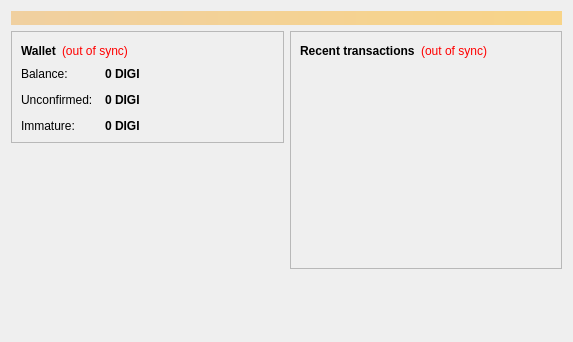
<?xml version="1.0" encoding="UTF-8"?>
<ui version="4.0">
 <class>OverviewPage</class>
 <widget class="QWidget" name="OverviewPage">
  <property name="geometry">
   <rect>
    <x>0</x>
    <y>0</y>
    <width>573</width>
    <height>342</height>
   </rect>
  </property>
  <property name="windowTitle">
   <string>Form</string>
  </property>
  <layout class="QVBoxLayout" name="topLayout">
   <item>
    <widget class="QLabel" name="labelAlerts">
     <property name="visible">
      <bool>false</bool>
     </property>
     <property name="styleSheet">
      <string notr="true">background-color: qlineargradient(x1: 0, y1: 0, x2: 1, y2: 0, stop:0 #F0D0A0, stop:1 #F8D488); color:#000000;</string>
     </property>
     <property name="wordWrap">
      <bool>true</bool>
     </property>
     <property name="margin">
      <number>3</number>
     </property>
    </widget>
   </item>
   <item>
    <layout class="QHBoxLayout" name="horizontalLayout" stretch="1,1">
     <item>
      <layout class="QVBoxLayout" name="verticalLayout_2">
       <item>
        <widget class="QFrame" name="frame">
         <property name="frameShape">
          <enum>QFrame::StyledPanel</enum>
         </property>
         <property name="frameShadow">
          <enum>QFrame::Raised</enum>
         </property>
         <layout class="QVBoxLayout" name="verticalLayout_4">
          <item>
           <layout class="QHBoxLayout" name="horizontalLayout_4">
            <item>
             <widget class="QLabel" name="label_5">
              <property name="font">
               <font>
                <weight>75</weight>
                <bold>true</bold>
               </font>
              </property>
              <property name="text">
               <string>Wallet</string>
              </property>
             </widget>
            </item>
            <item>
             <widget class="QLabel" name="labelWalletStatus">
              <property name="toolTip">
               <string>The displayed information may be out of date. Your wallet automatically synchronizes with the Digicoin network after a connection is established, but this process has not completed yet.</string>
              </property>
              <property name="styleSheet">
               <string notr="true">QLabel { color: red; }</string>
              </property>
              <property name="text">
               <string notr="true">(out of sync)</string>
              </property>
              <property name="alignment">
               <set>Qt::AlignLeading|Qt::AlignLeft|Qt::AlignVCenter</set>
              </property>
             </widget>
            </item>
            <item>
             <spacer name="horizontalSpacer_2">
              <property name="orientation">
               <enum>Qt::Horizontal</enum>
              </property>
              <property name="sizeHint" stdset="0">
               <size>
                <width>40</width>
                <height>20</height>
               </size>
              </property>
             </spacer>
            </item>
           </layout>
          </item>
          <item>
           <layout class="QFormLayout" name="formLayout_2">
            <property name="fieldGrowthPolicy">
             <enum>QFormLayout::AllNonFixedFieldsGrow</enum>
            </property>
            <property name="horizontalSpacing">
             <number>12</number>
            </property>
            <property name="verticalSpacing">
             <number>12</number>
            </property>
            <item row="0" column="0">
             <widget class="QLabel" name="label">
              <property name="text">
               <string>Balance:</string>
              </property>
             </widget>
            </item>
            <item row="0" column="1">
             <widget class="QLabel" name="labelBalance">
              <property name="font">
               <font>
                <weight>75</weight>
                <bold>true</bold>
               </font>
              </property>
              <property name="cursor">
               <cursorShape>IBeamCursor</cursorShape>
              </property>
              <property name="toolTip">
               <string>Your current balance</string>
              </property>
              <property name="text">
               <string notr="true">0 DIGI</string>
              </property>
              <property name="textInteractionFlags">
               <set>Qt::LinksAccessibleByMouse|Qt::TextSelectableByKeyboard|Qt::TextSelectableByMouse</set>
              </property>
             </widget>
            </item>
            <item row="1" column="0">
             <widget class="QLabel" name="label_3">
              <property name="text">
               <string>Unconfirmed:</string>
              </property>
             </widget>
            </item>
            <item row="1" column="1">
             <widget class="QLabel" name="labelUnconfirmed">
              <property name="font">
               <font>
                <weight>75</weight>
                <bold>true</bold>
               </font>
              </property>
              <property name="cursor">
               <cursorShape>IBeamCursor</cursorShape>
              </property>
              <property name="toolTip">
               <string>Total of transactions that have yet to be confirmed, and do not yet count toward the current balance</string>
              </property>
              <property name="text">
               <string notr="true">0 DIGI</string>
              </property>
              <property name="textInteractionFlags">
               <set>Qt::LinksAccessibleByMouse|Qt::TextSelectableByKeyboard|Qt::TextSelectableByMouse</set>
              </property>
             </widget>
            </item>
            <item row="2" column="0">
             <widget class="QLabel" name="labelImmatureText">
              <property name="text">
               <string>Immature:</string>
              </property>
             </widget>
            </item>
            <item row="2" column="1">
             <widget class="QLabel" name="labelImmature">
              <property name="font">
               <font>
                <weight>75</weight>
                <bold>true</bold>
               </font>
              </property>
              <property name="toolTip">
               <string>Mined balance that has not yet matured</string>
              </property>
              <property name="text">
               <string notr="true">0 DIGI</string>
              </property>
              <property name="textInteractionFlags">
               <set>Qt::LinksAccessibleByMouse|Qt::TextSelectableByKeyboard|Qt::TextSelectableByMouse</set>
              </property>
             </widget>
            </item>
           </layout>
          </item>
         </layout>
        </widget>
       </item>
       <item>
        <spacer name="verticalSpacer">
         <property name="orientation">
          <enum>Qt::Vertical</enum>
         </property>
         <property name="sizeHint" stdset="0">
          <size>
           <width>20</width>
           <height>40</height>
          </size>
         </property>
        </spacer>
       </item>
      </layout>
     </item>
     <item>
      <layout class="QVBoxLayout" name="verticalLayout_3">
       <item>
        <widget class="QFrame" name="frame_2">
         <property name="frameShape">
          <enum>QFrame::StyledPanel</enum>
         </property>
         <property name="frameShadow">
          <enum>QFrame::Raised</enum>
         </property>
         <layout class="QVBoxLayout" name="verticalLayout">
          <item>
           <layout class="QHBoxLayout" name="horizontalLayout_2">
            <item>
             <widget class="QLabel" name="label_4">
              <property name="text">
               <string>&lt;b&gt;Recent transactions&lt;/b&gt;</string>
              </property>
             </widget>
            </item>
            <item>
             <widget class="QLabel" name="labelTransactionsStatus">
              <property name="toolTip">
               <string>The displayed information may be out of date. Your wallet automatically synchronizes with the Digicoin network after a connection is established, but this process has not completed yet.</string>
              </property>
              <property name="styleSheet">
               <string notr="true">QLabel { color: red; }</string>
              </property>
              <property name="text">
               <string notr="true">(out of sync)</string>
              </property>
              <property name="alignment">
               <set>Qt::AlignRight|Qt::AlignTrailing|Qt::AlignVCenter</set>
              </property>
             </widget>
            </item>
            <item>
             <spacer name="horizontalSpacer">
              <property name="orientation">
               <enum>Qt::Horizontal</enum>
              </property>
              <property name="sizeHint" stdset="0">
               <size>
                <width>40</width>
                <height>20</height>
               </size>
              </property>
             </spacer>
            </item>
           </layout>
          </item>
          <item>
           <widget class="QListView" name="listTransactions">
            <property name="styleSheet">
             <string notr="true">QListView { background: transparent; }</string>
            </property>
            <property name="frameShape">
             <enum>QFrame::NoFrame</enum>
            </property>
            <property name="verticalScrollBarPolicy">
             <enum>Qt::ScrollBarAlwaysOff</enum>
            </property>
            <property name="horizontalScrollBarPolicy">
             <enum>Qt::ScrollBarAlwaysOff</enum>
            </property>
            <property name="selectionMode">
             <enum>QAbstractItemView::NoSelection</enum>
            </property>
           </widget>
          </item>
         </layout>
        </widget>
       </item>
       <item>
        <spacer name="verticalSpacer_2">
         <property name="orientation">
          <enum>Qt::Vertical</enum>
         </property>
         <property name="sizeHint" stdset="0">
          <size>
           <width>20</width>
           <height>40</height>
          </size>
         </property>
        </spacer>
       </item>
      </layout>
     </item>
    </layout>
   </item>
  </layout>
 </widget>
 <resources/>
 <connections/>
</ui>
